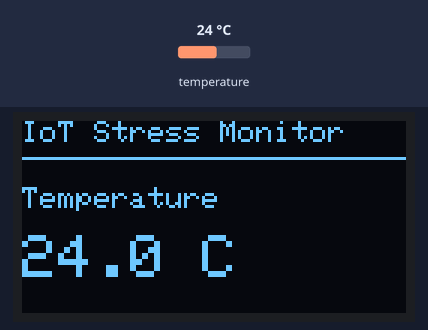
Bench run of a sketch on a simulated ESP32. Parts: 128×64 one-colour display. The test bench sets the inputs (shaded band); at power-on: temperature 24 °C. What the sketch prints to the serial monitor is not drawn.

Above: at 2.9 s.
3.0 s: temperature set to 12 °C
At 5.8 s:
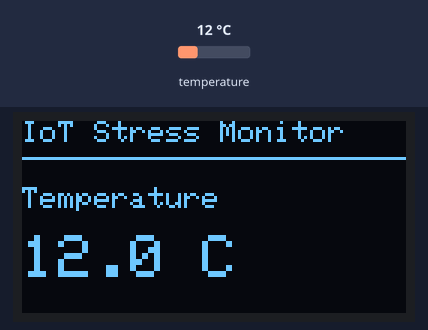
6.8 s: temperature set to 19 °C
At 8.7 s:
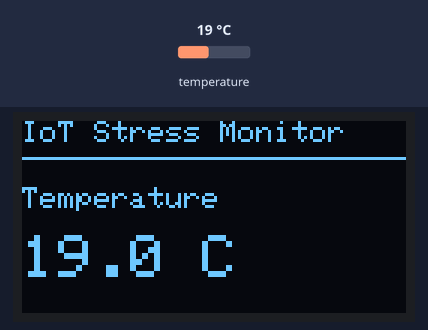
10.6 s: temperature set to 28 °C
At 11.7 s:
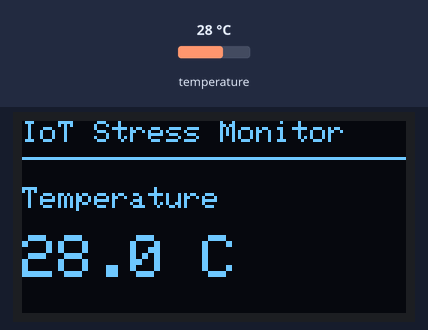
Timing chart, 0 to 13.6 s (numbered marks = the images above; inputs shaded):
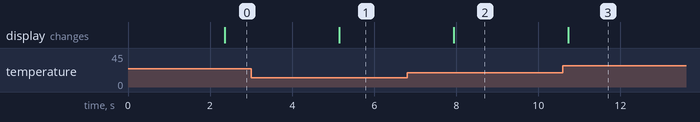

The sketch:

sketch.ino
```cpp
#include <Wire.h>
#include <Adafruit_GFX.h>
#include <Adafruit_SSD1306.h>
#include <OneWire.h>
#include <DallasTemperature.h>

// ================================
// OLED SETTINGS
// ================================
#define SCREEN_WIDTH 128
#define SCREEN_HEIGHT 64
#define OLED_RESET -1
#define OLED_ADDRESS 0x3C

// ================================
// DS18B20 TEMPERATURE SENSOR
// ================================
#define ONE_WIRE_BUS 4

// Create OLED object
Adafruit_SSD1306 display(
  SCREEN_WIDTH,
  SCREEN_HEIGHT,
  &Wire,
  OLED_RESET
);

// Create temperature sensor objects
OneWire oneWire(ONE_WIRE_BUS);
DallasTemperature temperatureSensor(&oneWire);

// ================================
// SETUP
// ================================
void setup() {
  Serial.begin(115200);

  // Initialize I2C for OLED
  Wire.begin(21, 22);

  // Initialize OLED
  if (!display.begin(
        SSD1306_SWITCHCAPVCC,
        OLED_ADDRESS
      )) {

    Serial.println("OLED initialization failed!");

    while (true) {
      delay(100);
    }
  }

  // Initialize DS18B20
  temperatureSensor.begin();

  Serial.println("OLED initialized successfully!");
  Serial.println("DS18B20 initialized.");
  Serial.println("IoT Stress Monitor Started!");

  // Show startup screen
  display.clearDisplay();
  display.setTextColor(SSD1306_WHITE);
  display.setTextSize(1);
  display.setCursor(0, 0);

  display.println("IoT Stress Monitor");
  display.drawLine(0, 12, 127, 12, SSD1306_WHITE);

  display.setCursor(0, 25);
  display.println("Initializing...");
  display.println("Please wait");

  display.display();

  delay(1500);
}

// ================================
// MAIN LOOP
// ================================
void loop() {

  // Read temperature
  temperatureSensor.requestTemperatures();

  float temperatureC =
    temperatureSensor.getTempCByIndex(0);

  // Print reading to Serial Monitor
  Serial.print("Temperature: ");

  if (temperatureC == DEVICE_DISCONNECTED_C) {
    Serial.println("Sensor not detected!");
  } else {
    Serial.print(temperatureC, 1);
    Serial.println(" C");
  }

  // ================================
  // UPDATE OLED DISPLAY
  // ================================
  display.clearDisplay();
  display.setTextColor(SSD1306_WHITE);

  // Project title
  display.setTextSize(1);
  display.setCursor(0, 0);
  display.println("IoT Stress Monitor");

  // Horizontal separator
  display.drawLine(0, 12, 127, 12, SSD1306_WHITE);

  // Temperature label
  display.setTextSize(1);
  display.setCursor(0, 22);
  display.println("Temperature");

  // Temperature value
  display.setTextSize(2);
  display.setCursor(0, 38);

  if (temperatureC == DEVICE_DISCONNECTED_C) {
    display.setTextSize(1);
    display.println("Sensor Error");
  } else {
    display.print(temperatureC, 1);
    display.println(" C");
  }

  // Refresh display
  display.display();

  // Wait 2 seconds before next reading
  delay(2000);
}
```

Measured:
- after the input at 3.0 s, the display: changes after 2.2 s (image 1)
- after the input at 6.8 s, the display: changes after 1.1 s (image 2)
- after the input at 10.6 s, the display: changes after 0.13 s (image 3)
